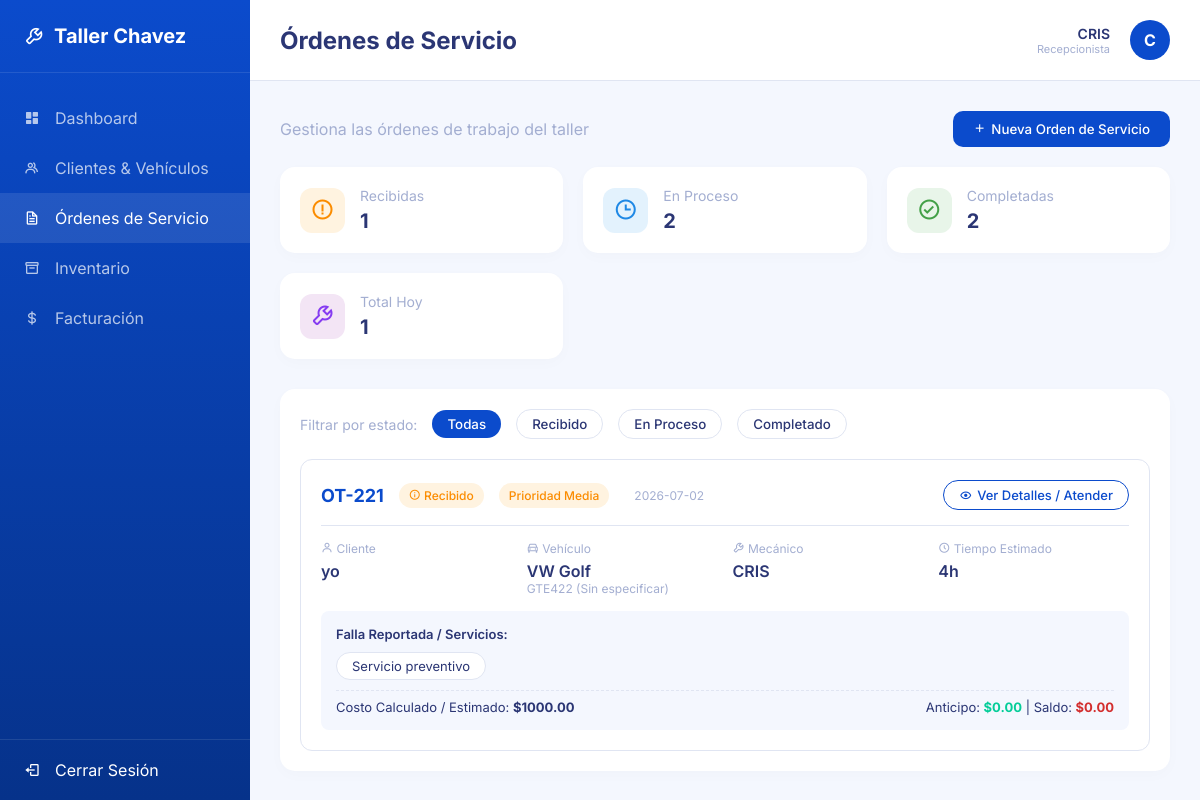
Page /ordenes/ (signed in) on the earlier database version.
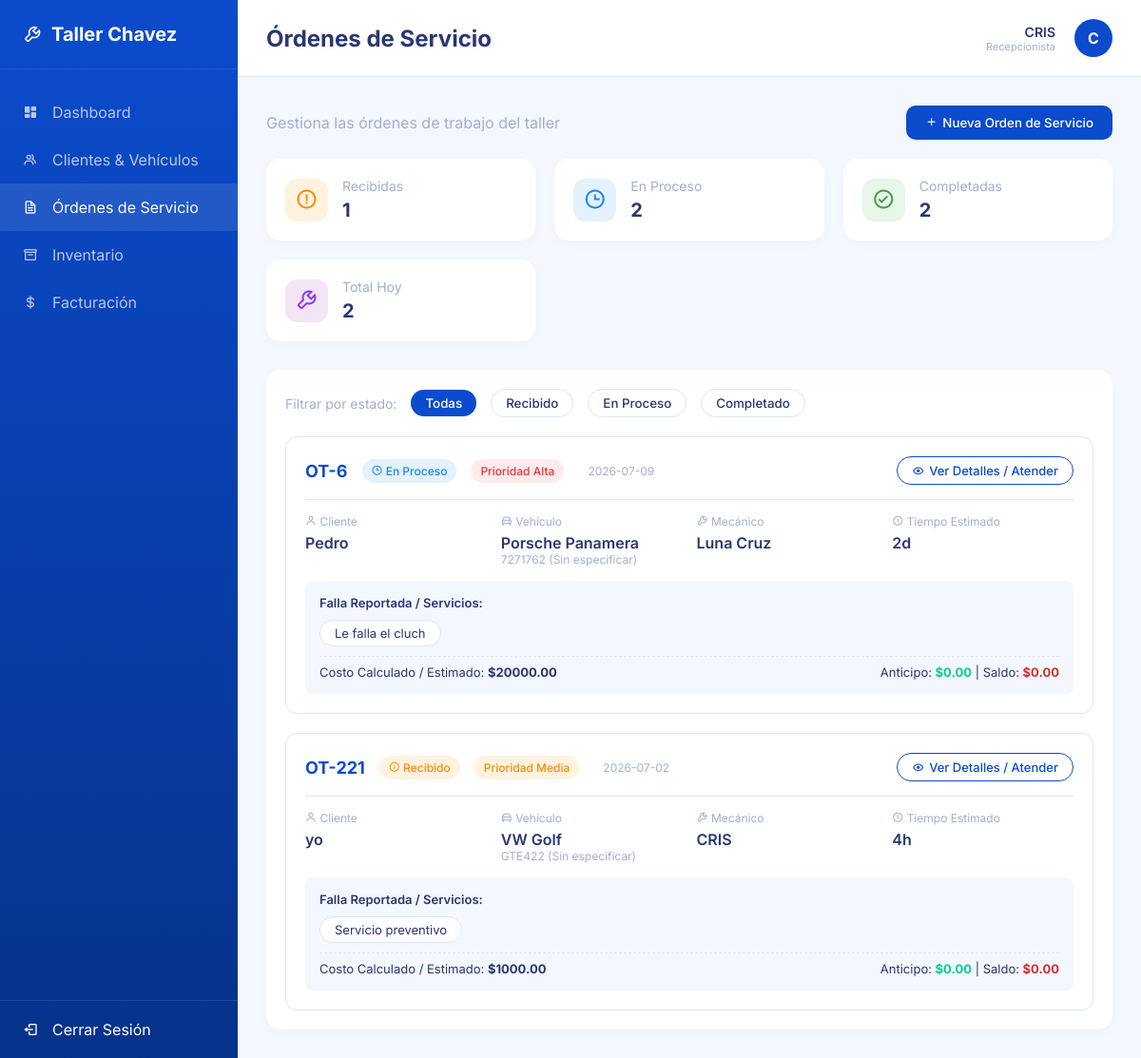
Same page on the later database version.
### ordenes/models.py (models this page shows, shortened)
class OrdenServicio(models.Model):
    ESTADOS = (
        ('RECIBIDO', 'Recibido'),
        ('EN_PROCESO', 'En Proceso'),
        ('CONCLUIDO', 'Concluido'),
        ('COMPLETADO', 'Concluido'), # Compatibilidad
    )
    PRIORIDADES = (
        ('BAJA', 'Baja'),
        ('MEDIA', 'Media'),
        ('ALTA', 'Alta'),
    )
    numero = models.CharField(max_length=20, unique=True)
    cliente = models.ForeignKey(Cliente, on_delete=models.CASCADE)
    vehiculo = models.ForeignKey(Vehiculo, on_delete=models.CASCADE)
    mecanico = models.ForeignKey(UsuarioPersonalizado, on_delete=models.SET_NULL, null=True, blank=True, related_name='ordenes_asignadas')
    estado = models.CharField(max_length=20, choices=ESTADOS, default='RECIBIDO')
    prioridad = models.CharField(max_length=20, choices=PRIORIDADES, default='MEDIA')
    descripcion = models.TextField(help_text="Motivo de ingreso o falla reportada por el cliente.")
    diagnostico = models.TextField(blank=True, null=True, help_text="Diagnóstico técnico registrado por el mecánico.")
    observaciones = models.TextField(blank=True, null=True, help_text="Observaciones adicionales de reparación.")
    foto_inicial = models.ImageField(upload_to='evidencias/inicial/', blank=True, null=True)
    foto_final = models.ImageField(upload_to='evidencias/final/', blank=True, null=True)
    mano_de_obra = models.DecimalField(max_digits=10, decimal_places=2, default=Decimal('0.00'))
    anticipo = models.DecimalField(max_digits=10, decimal_places=2, default=Decimal('0.00'))
    costo_estimado = models.DecimalField(max_digits=10, decimal_places=2, default=Decimal('0.00'))
    tiempo_estimado = models.CharField(max_length=50, blank=True, null=True)
    inventario_descontado = models.BooleanField(default=False)
    fecha_creacion = models.DateTimeField(auto_now_add=True)
    fecha_actualizacion = models.DateTimeField(auto_now=True)
    @property
    def total_refacciones(self):
        return sum(item.subtotal for item in self.refacciones.all())
    @property
    def total_calculado(self):
        return self.mano_de_obra + self.total_refacciones
    @property
    def saldo_pendiente(self):
        saldo = self.total_calculado - self.anticipo
        return max(saldo, Decimal('0.00'))

### clientes/models.py (models this page shows)
class Cliente(models.Model):
    nombre = models.CharField(max_length=100)
    email = models.EmailField(unique=True, blank=True, null=True)
    telefono = models.CharField(max_length=20)
    direccion = models.TextField(blank=True, null=True)
    fecha_registro = models.DateTimeField(auto_now_add=True)
    def __str__(self):
        return self.nombre

class Vehiculo(models.Model):
    cliente = models.ForeignKey(Cliente, on_delete=models.CASCADE, related_name='vehiculos')
    marca = models.CharField(max_length=50)
    modelo = models.CharField(max_length=50)
    anio = models.IntegerField()
    color = models.CharField(max_length=30, default='Sin especificar')
    placa = models.CharField(max_length=20, unique=True)
    vin = models.CharField(max_length=17, unique=True, null=True, blank=True)
    kilometraje = models.IntegerField(default=0)
    def __str__(self):
        return f"{self.marca} {self.modelo} ({self.color}) - {self.placa}"

### usuarios/models.py (models this page shows)
class UsuarioPersonalizado(AbstractUser):
    ROLES = (
        ('ADMIN', 'Administrador'),
        ('MECANICO', 'Mecánico'),
        ('RECEPCIONISTA', 'Recepcionista'),
    )
    rol = models.CharField(max_length=20, choices=ROLES, default='RECEPCIONISTA')
    telefono = models.CharField(max_length=20, blank=True, null=True)
    def __str__(self):
        return f"{self.first_name} {self.last_name} ({self.get_rol_display()})"

### ordenes/views.py (the view)
# urls.py: path('', views.ordenes_lista, name='ordenes_lista'),
@login_required
def ordenes_lista(request):
    if request.user.rol == 'MECANICO':
        return redirect('ordenes_bandeja')
    if request.method == 'POST':
        form = OrdenServicioForm(request.POST, request.FILES)
        if form.is_valid():
            orden = form.save(commit=False)
            orden.estado = 'RECIBIDO' # Siempre inicia en Recibido
            orden.save()
            messages.success(request, f'Orden de Servicio OT-{orden.numero} creada exitosamente.')
            return redirect('orden_detalle', orden_id=orden.id)
        else:
            for field, errors in form.errors.items():
                for error in errors:
                    messages.error(request, f"{field}: {error}")
    else:
        form = OrdenServicioForm()
    ordenes = OrdenServicio.objects.all().select_related('cliente', 'vehiculo', 'mecanico').order_by('-fecha_creacion')
    return render(request, 'ordenes/lista.html', {'ordenes': ordenes, 'form': form})

### ordenes/templates/ordenes/lista.html (shortened to what the changed rows need)
{% extends 'base.html' %}
{% block content %}
<div class="stats-grid">
    <div class="stat-card" style="display: flex; align-items: center; gap: 15px;">
        <div>
            <div class="stat-title">Total Hoy</div>
            <div class="stat-value" style="font-size: 20px;">{{ ordenes.count }}</div>
        </div>
    </div>
</div>
<div class="card-table">
    <div style="display: flex; flex-direction: column; gap: 20px;">
        {% for orden in ordenes %}
        <div style="border: 1px solid var(--border-color); border-radius: 12px; padding: 20px;">
            <div style="display: flex; justify-content: space-between; align-items: center; margin-bottom: 15px; padding-bottom: 15px; border-bottom: 1px solid var(--border-color);">
                <div style="display: flex; align-items: center; gap: 15px;">
                    <div style="font-size: 18px; font-weight: bold; color: var(--primary-blue);">OT-{{ orden.numero }}</div>
                    {% if orden.estado == 'EN_PROCESO' %}
                        <span class="badge en-proceso"><i class='bx bx-time'></i> En Proceso</span>
                    {% elif orden.estado == 'COMPLETADO' %}
                        <span class="badge completado"><i class='bx bx-check'></i> Completado</span>
                    {% else %}
                        <span class="badge recibido"><i class='bx bx-info-circle'></i> Recibido</span>
                    {% endif %}
                    {% if orden.prioridad == 'ALTA' %}
                        <span class="badge" style="background: #ffebee; color: #e53935;">Prioridad Alta</span>
                    {% elif orden.prioridad == 'MEDIA' %}
                        <span class="badge" style="background: #fff3e0; color: #fb8c00;">Prioridad Media</span>
                    {% else %}
                        <span class="badge" style="background: #e8f5e9; color: #43a047;">Prioridad Baja</span>
                    {% endif %}
                    <span style="font-size: 12px; color: var(--text-muted); margin-left: 10px;">{{ orden.fecha_creacion|date:"Y-m-d" }}</span>
                </div>
                <a href="{% url 'orden_detalle' orden.id %}" style="background: transparent; color: var(--primary-blue); border: 1px solid var(--primary-blue); padding: 6px 15px; border-radius: 15px; font-size: 13px; font-weight: 500; text-decoration: none; display: flex; align-items: center; gap: 5px;">
                    <i class='bx bx-show'></i> Ver Detalles / Atender
                </a>
            </div>
            <div style="display: grid; grid-template-columns: repeat(4, 1fr); gap: 15px; margin-bottom: 15px;">
                <div>
                    <div style="font-size: 12px; color: var(--text-muted); margin-bottom: 5px;"><i class='bx bx-user'></i> Cliente</div>
                    <div style="font-weight: 600;">{{ orden.cliente.nombre }}</div>
                </div>
                <div>
                    <div style="font-size: 12px; color: var(--text-muted); margin-bottom: 5px;"><i class='bx bx-car'></i> Vehículo</div>
                    <div style="font-weight: 600;">{{ orden.vehiculo.marca }} {{ orden.vehiculo.modelo }}</div>
                    <div style="font-size: 12px; color: var(--text-muted);">{{ orden.vehiculo.placa }} ({{ orden.vehiculo.color }})</div>
                </div>
                <div>
                    <div style="font-size: 12px; color: var(--text-muted); margin-bottom: 5px;"><i class='bx bx-wrench'></i> Mecánico</div>
                    <div style="font-weight: 600;">{{ orden.mecanico.first_name|default:orden.mecanico.username|default:"Sin asignar" }} {{ orden.mecanico.last_name }}</div>
                </div>
                <div>
                    <div style="font-size: 12px; color: var(--text-muted); margin-bottom: 5px;"><i class='bx bx-time-five'></i> Tiempo Estimado</div>
                    <div style="font-weight: 600;">{{ orden.tiempo_estimado|default:"N/A" }}</div>
                </div>
            </div>
            <div style="background: var(--light-bg); border-radius: 8px; padding: 15px;">
                <div style="font-size: 13px; font-weight: 600; margin-bottom: 10px;">Falla Reportada / Servicios:</div>
                <div style="display: flex; gap: 10px; margin-bottom: 10px;">
                    <span style="background: white; border: 1px solid var(--border-color); padding: 5px 15px; border-radius: 20px; font-size: 13px;">{{ orden.descripcion|default:"Revisión general"|truncatechars:70 }}</span>
                </div>
                <div style="display: flex; justify-content: space-between; font-size: 13px; border-top: 1px dashed var(--border-color); padding-top: 8px;">
                    <span>Costo Calculado / Estimado: <strong style="color: var(--text-main);">${{ orden.total_calculado|default:orden.costo_estimado }}</strong></span>
                    <span>Anticipo: <strong style="color: var(--success-green);">${{ orden.anticipo }}</strong> | Saldo: <strong style="color: #d32f2f;">${{ orden.saldo_pendiente }}</strong></span>
                </div>
            </div>
        </div>
        {% empty %}
        <div style="text-align: center; padding: 20px; color: var(--text-muted);">No hay órdenes registradas.</div>
        {% endfor %}
    </div>
</div>
{% endblock %}

Differences in the rows shown:
added OrdenServicio: numero "6", estado "EN_PROCESO" (drawn), prioridad "Prioridad Alta", fecha_creacion "2026-07-09", cliente.nombre "Pedro", vehiculo.marca "Porsche", vehiculo.modelo "Panamera", vehiculo.placa "7271762", vehiculo.color "Sin especificar", mecanico.first_name "Luna", mecanico.last_name "Cruz", tiempo_estimado "2d", descripcion "Le falla el cluch", total_calculado "20000.00", anticipo "0.00", saldo_pendiente "0.00"
Other differences:
{{ ordenes.count }}: "1" → "2"
